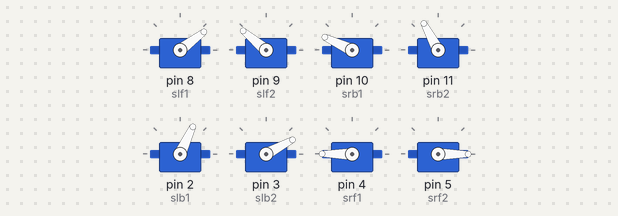
Bench run of a sketch on a simulated Arduino Uno, built with avr-gcc and run on an emulated ATmega328P. Parts: 8 × servo. What the sketch prints to the serial monitor is not drawn.

Above: at 0.05 s.
At 0.45 s:
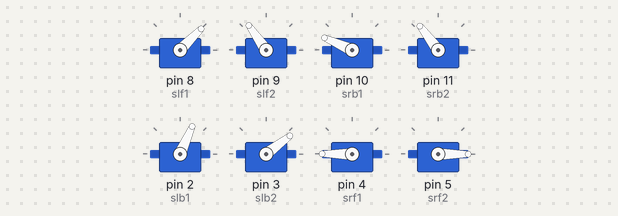
At 0.7 s:
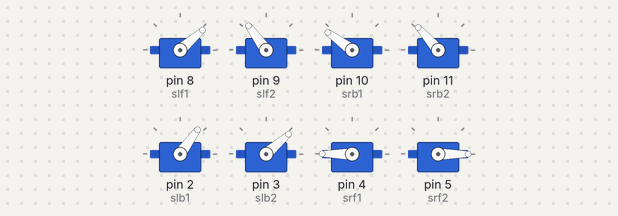
At 0.9 s:
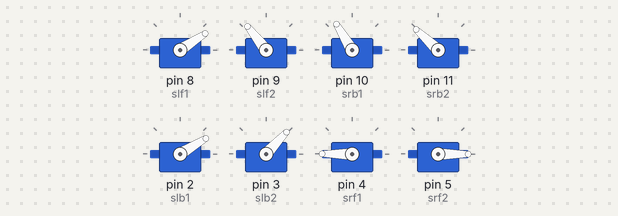
At 1.4 s:
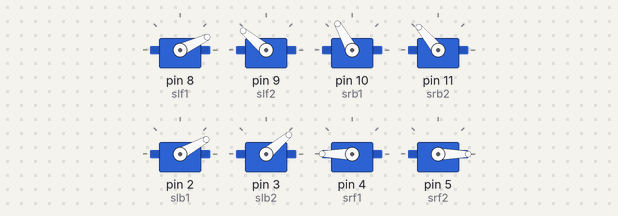
At 1.8 s:
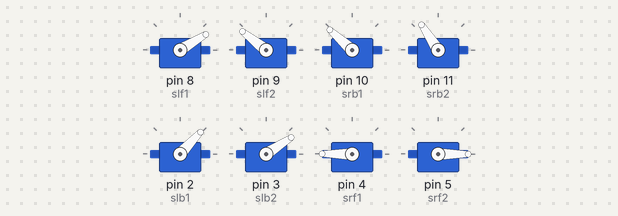
Timing chart, 0 to 4.7 s (numbered marks = the images above):
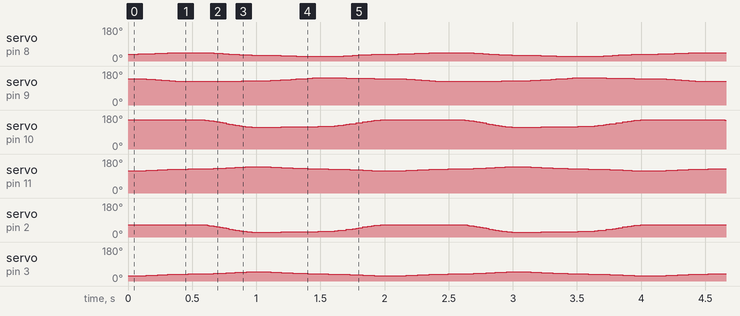

The sketch:

all_legs_pp.ino
```cpp
#include <Servo.h>

Servo srf1, srf2, slf1, slf2,srb1, srb2, slb1, slb2;

float th1, th2, th3;
float ag1, ag2, ag3;


float theta1[3] = {0, 37.4804, -69.417};
float theta2[3] = {0, 45.9798, -84.664};
float theta3[3] = {0, 31.6837, -81.523};
float theta4[3] = {0, 24.3135, -66.04};

float angle1[3] = {0, -24.9512, 118.59};
float angle2[3] = {0, -23.06, 128.11};
float angle3[3] = {0, -64.177, 139.10};
float angle4[3] = {0, -59.93, 128.12};

int steps = 50;

void cubicMove(float aL[3], float bL[3],
               float aR[3], float bR[3],
               float t, int steps, int delay_ms) {

  for (int j = 0; j <= steps; j++) {

    float i = (t / steps) * j;

    // ---- LEFT LEG (th) ----
    th1 = aL[0] + (3 * (bL[0] - aL[0]) / (t * t)) * i * i
                    - (2 * (bL[0] - aL[0]) / (t * t * t)) * i * i * i;

    th2 = aL[1] + (3 * (bL[1] - aL[1]) / (t * t)) * i * i
                    - (2 * (bL[1] - aL[1]) / (t * t * t)) * i * i * i;

    th3 = aL[2] + (3 * (bL[2] - aL[2]) / (t * t)) * i * i
                    - (2 * (bL[2] - aL[2]) / (t * t * t)) * i * i * i;

    // ---- RIGHT LEG (ag) ----
    ag1 = aR[0] + (3 * (bR[0] - aR[0]) / (t * t)) * i * i
                    - (2 * (bR[0] - aR[0]) / (t * t * t)) * i * i * i;

    ag2 = aR[1] + (3 * (bR[1] - aR[1]) / (t * t)) * i * i
                    - (2 * (bR[1] - aR[1]) / (t * t * t)) * i * i * i;

    ag3 = aR[2] + (3 * (bR[2] - aR[2]) / (t * t)) * i * i
                    - (2 * (bR[2] - aR[2]) / (t * t * t)) * i * i * i;

  slf1.write(th2);
  slf2.write(th3 +210);
  // Serial.println(90+th2);
  Serial.println(th3+180);

  srb1.write(180 + ag2);
  srb2.write(ag3);

  // Serial.println(ag3);


  srf1.write(180 + th2);
  srf2.write(th3);

  slb1.write(90 + ag2);
  slb2.write(ag3 - 90);

    delay(delay_ms);
  }
}


void setup() {
  Serial.begin(9600);

  slf1.attach(8);
  slf2.attach(9);
  srb1.attach(10);
  srb2.attach(11);
  slb1.attach(2);
  slb2.attach(3);
  srf1.attach(4);
  srf2.attach(5);
}

// void cubicMove_R(float a[3], float b[3], float t, int steps, int delay_ms) {

//   for (int j = 0; j <= steps; j++) {

//     float i = (t / steps) * j;

//     ag1 = a[0] + (3 * (b[0] - a[0]) / (t * t)) * i * i
//                       - (2 * (b[0] - a[0]) / (t * t * t)) * i * i * i;

//     ag2 = a[1] + (3 * (b[1] - a[1]) / (t * t)) * i * i
//                       - (2 * (b[1] - a[1]) / (t * t * t)) * i * i * i;

//     ag3 = a[2] + (3 * (b[2] - a[2]) / (t * t)) * i * i
//                       - (2 * (b[2] - a[2]) / (t * t * t)) * i * i * i;

//     // s1.write(th1);

//     applyServos();


//   //  Serial.println(180+ag2);
//   // //  Serial.println(180+th2);

//     delay(delay_ms);
//   }
// }

void loop() {

  cubicMove(theta1, theta2, angle1, angle2, 1.0, steps, 8);
  cubicMove(theta2, theta3, angle2, angle3, 1.0, steps, 8);
  cubicMove(theta3, theta4, angle3, angle4, 1.0, steps, 8);
  cubicMove(theta4, theta1, angle4, angle1, 1.0, steps, 8);

}
```
